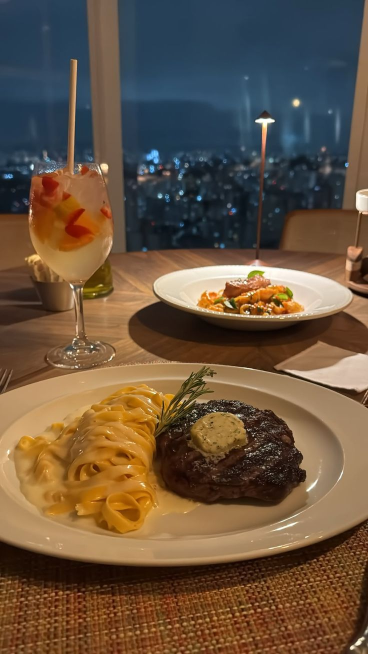
#> input picture aida_modelo/site_api/uploads/imagem-aida.jpg, 736 x 1308 px (shown at 1/2 size); its folder holds only this picture in this run
$ python -i gradientes_textura.py   (imports and definitions only)   (older library calls are emulated)
#> lines starting #> are read from the running program, lines starting #| are printed output that depends on the picture
### aida_modelo/utils_imagem.py
from pathlib import Path

import cv2
import numpy as np
import pillow_heif
from PIL import Image


pillow_heif.register_heif_opener()
#> (this line was passed over: pillow_heif is not available in this run)
from PIL import Image, ImageOps, UnidentifiedImageError

from config import EXTENSOES_ACEITAS, PARAMETROS_EXTRATORES, TAMANHO_MAX_BYTES, TAMANHO_MAX_MB

try:
    from pillow_heif import register_heif_opener, register_avif_opener

    register_heif_opener()
#> (this line was passed over: pillow_heif is not available in this run)
    register_avif_opener()
#> (this line was passed over: pillow_heif is not available in this run)
except Exception:
    pass


def validar_arquivo_imagem(caminho):
    caminho = Path(caminho)
    if not caminho.exists():
        raise FileNotFoundError(f"Imagem não encontrada: {caminho}")
    if caminho.suffix.lower() not in EXTENSOES_ACEITAS:
        raise ValueError(f"Formato inválido. Use: {', '.join(sorted(EXTENSOES_ACEITAS))}")
    if caminho.stat().st_size > TAMANHO_MAX_BYTES:
        raise ValueError(f"A imagem ultrapassa o limite de {TAMANHO_MAX_MB} MB.")
    return caminho


# [7 lines left out: function listar_imagens, not called in this run]


def carregar_imagem_rgb(caminho):
#> called with caminho = '../site_api/uploads/imagem-aida.jpg'
    caminho = validar_arquivo_imagem(caminho)
    try:
        with Image.open(caminho) as img:
#> img is the input picture: PIL image 736x1308 RGB; mean R, G, B 104.6, 83.9, 63.5
            img = ImageOps.exif_transpose(img).convert("RGB")
            limite = PARAMETROS_EXTRATORES["imagem_tamanho_max_processamento"]
            img.thumbnail((limite, limite), Image.Resampling.LANCZOS)
#> img: PIL image 576x1024 RGB
            return np.array(img)
    except UnidentifiedImageError as exc:
        raise ValueError(
            "Não foi possível ler a imagem. Verifique se o arquivo não está corrompido "
            "e se as bibliotecas para HEIC/AVIF foram instaladas."
        ) from exc
    except Exception as exc:
        raise ValueError(f"Erro ao carregar imagem: {exc}") from exc


def imagem_cinza_float(rgb):
    gray = cv2.cvtColor(rgb, cv2.COLOR_RGB2GRAY)
    return gray.astype(np.float64) / 255.0


# [12 lines left out: function estatisticas, not called in this run]


def limpar_metricas(metricas):
    limpas = {}
    for chave, valor in metricas.items():
        try:
            numero = float(valor)
            if not np.isfinite(numero):
                numero = 0.0
            limpas[chave] = numero
        except Exception:
            limpas[chave] = 0.0
    return limpas

### aida_modelo/extratores/gradientes_textura.py
import cv2
import numpy as np

from config import PARAMETROS_EXTRATORES
from utils_imagem import carregar_imagem_rgb, imagem_cinza_float, limpar_metricas


def extrair_gradientes_textura(caminho_imagem):
    rgb = carregar_imagem_rgb(caminho_imagem)
    gray = imagem_cinza_float(rgb)

    sobel_x = cv2.Sobel(gray, cv2.CV_64F, 1, 0, ksize=3)
    sobel_y = cv2.Sobel(gray, cv2.CV_64F, 0, 1, ksize=3)
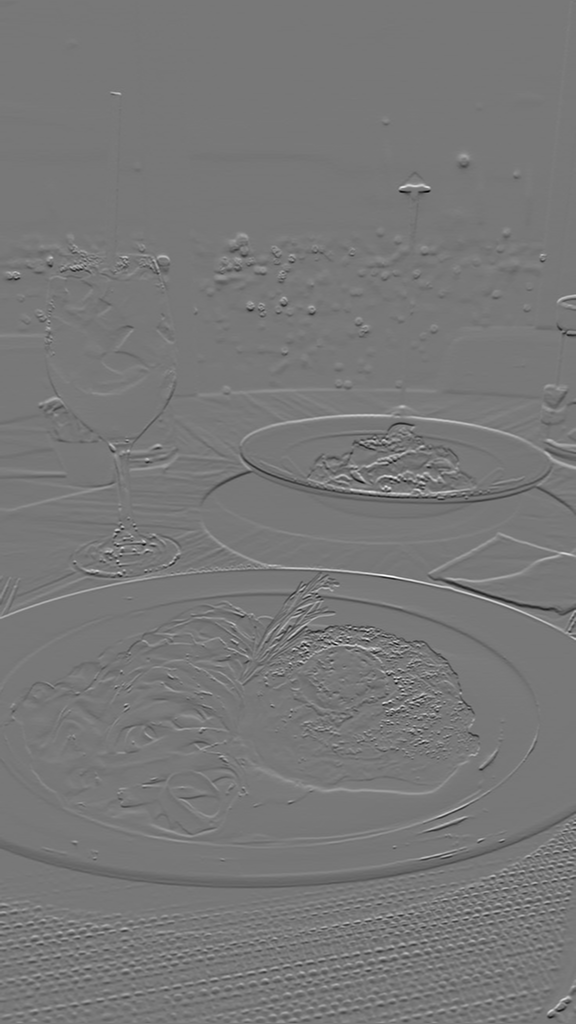
#> sobel_y: shape (1024, 576) float64; min -3.05, max 3.42, mean 0.000455; drawn with min black and max white
    grad = np.hypot(sobel_x, sobel_y)
    lap = cv2.Laplacian(gray, cv2.CV_64F)
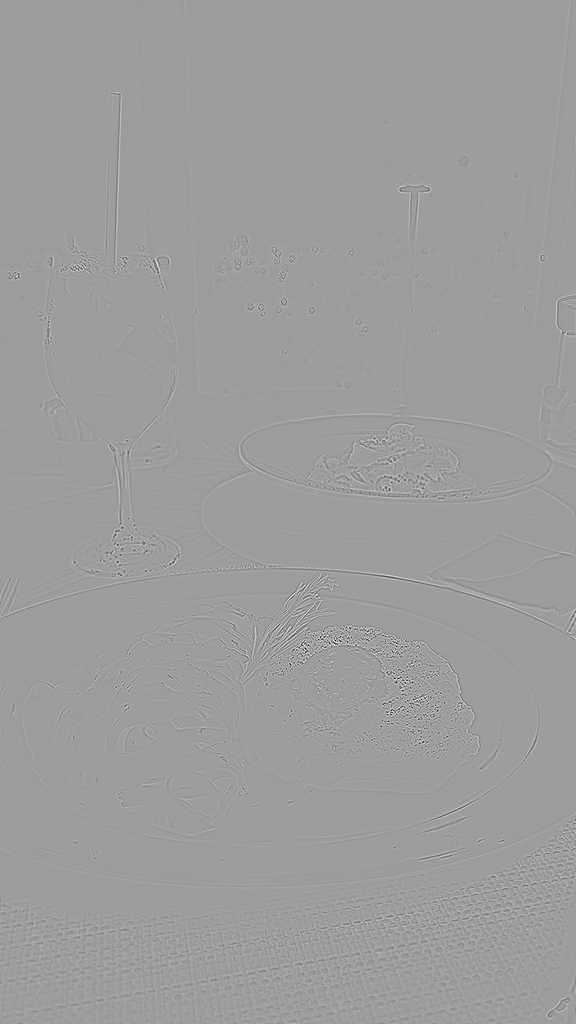
#> lap: shape (1024, 576) float64; min -1.83, max 1.14, mean 4.73e-06; drawn with min black and max white

    blur = cv2.GaussianBlur(gray, (0, 0), sigmaX=2.0)
    alta_freq = gray - blur
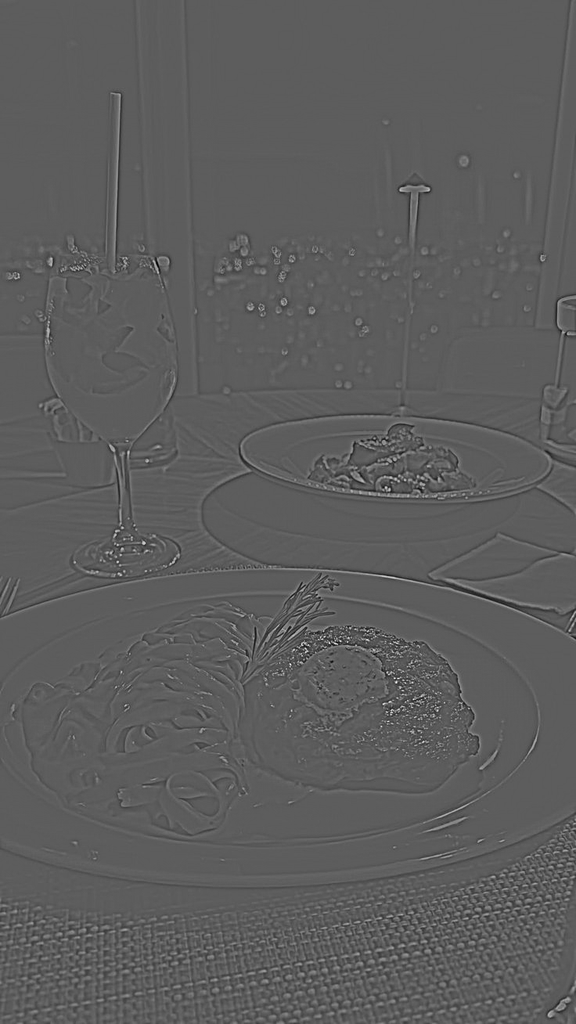
#> alta_freq: shape (1024, 576) float64; min -0.379, max 0.659, mean -4.84e-06; drawn with min black and max white
    janela = PARAMETROS_EXTRATORES["janela_desvio_local"]
    media = cv2.blur(gray, (janela, janela))
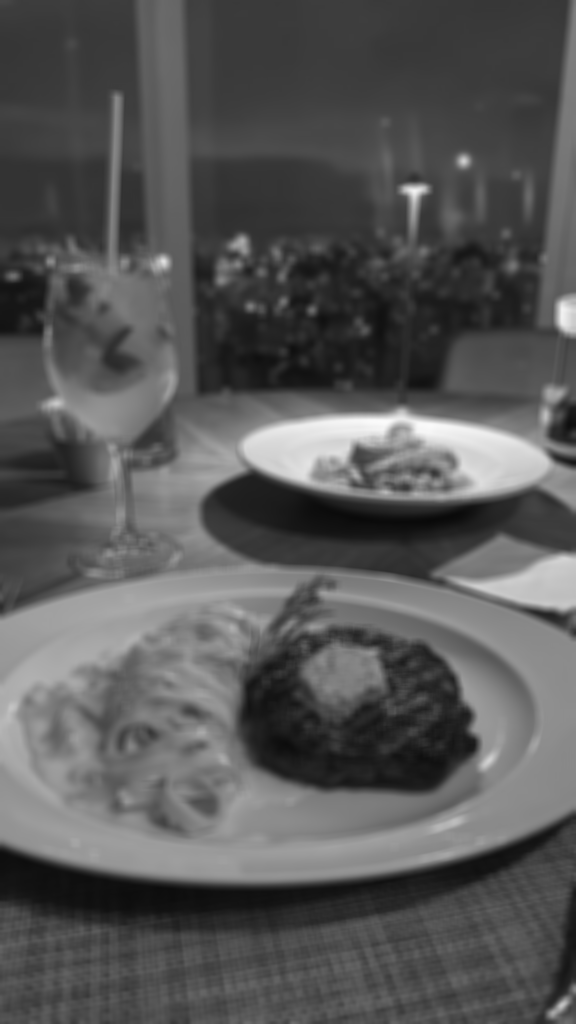
#> media: shape (1024, 576) float64; min 0.0374, max 0.986, mean 0.344
    media2 = cv2.blur(gray * gray, (janela, janela))
    desvio_local = np.sqrt(np.maximum(media2 - media * media, 0))
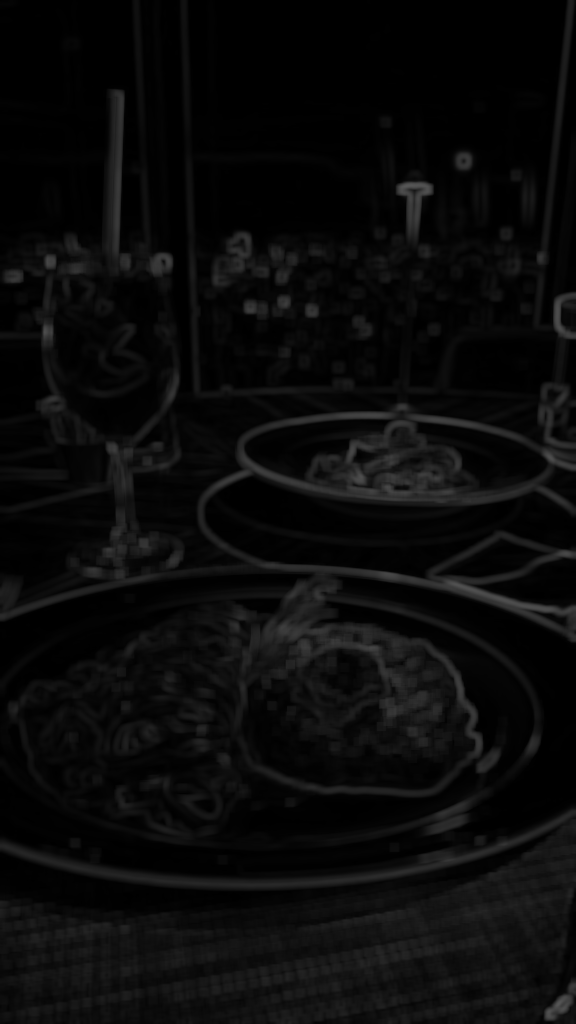
#> desvio_local: shape (1024, 576) float64; min 0, max 0.34, mean 0.0417

    limiar = np.percentile(grad, PARAMETROS_EXTRATORES["limiar_bordas_percentil"])
#> limiar = 0.471
    bordas = grad >= limiar
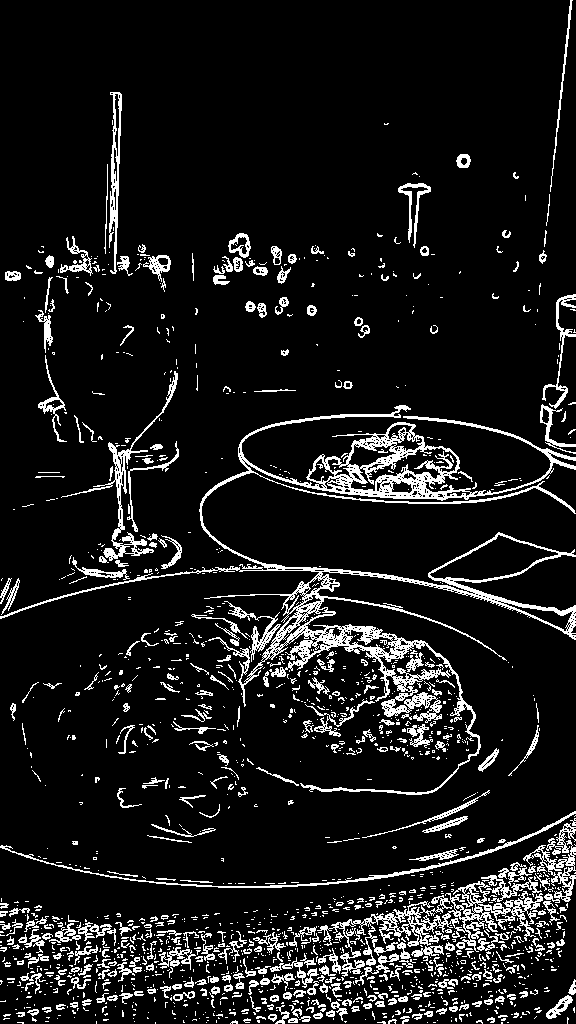
#> bordas: shape (1024, 576) bool; 10% white in thin lines or dots

    orientacao = np.arctan2(sobel_y, sobel_x)
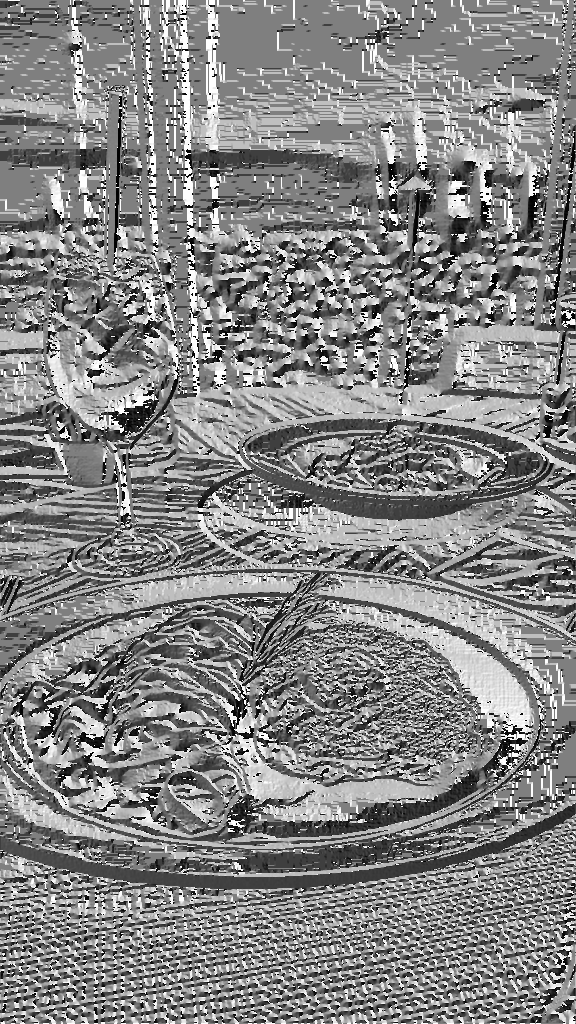
#> orientacao: shape (1024, 576) float64; min -3.14, max 3.14, mean 0.141; drawn with min black and max white
    coerencia = np.abs(np.mean(np.exp(1j * orientacao)))
#> coerencia = 0.131
    continuidade = 1.0 - (np.std(np.diff(grad, axis=1)) + np.std(np.diff(grad, axis=0))) / (
        np.mean(grad) + 1e-12
    )
#> continuidade = -0.96

    metricas = {
        "gradiente_medio": np.mean(grad),
        "gradiente_desvio": np.std(grad),
        "gradiente_p90": np.percentile(grad, 90),
        "gradiente_p95": np.percentile(grad, 95),
        "gradiente_p99": np.percentile(grad, 99),
        "laplaciano_medio": np.mean(np.abs(lap)),
        "laplaciano_desvio": np.std(lap),
        "laplaciano_variancia": np.var(lap),
        "rugosidade": np.mean(np.abs(gray - blur)),
        "alta_frequencia_media": np.mean(np.abs(alta_freq)),
        "alta_frequencia_desvio": np.std(alta_freq),
        "densidade_bordas": np.mean(bordas),
        "desvio_local_medio": np.mean(desvio_local),
        "desvio_local_desvio": np.std(desvio_local),
        "coerencia": coerencia,
        "continuidade": continuidade,
        "contraste_global": np.std(gray),
    }
    return limpar_metricas(metricas)
#> the loop in limpar_metricas, `for chave, valor in metricas.items():` made 17 passes
#> (chave, valor) on passes 1 to 12: ('gradiente_medio', 0.167), ('gradiente_desvio', 0.27), ('gradiente_p90', 0.471), ('gradiente_p95', 0.693), ('gradiente_p99', 1.33), ('laplaciano_medio', 0.0311), ('laplaciano_desvio', 0.0754), ('laplaciano_variancia', 0.00569), ('rugosidade', 0.019), ('alta_frequencia_media', 0.019), ('alta_frequencia_desvio', 0.0385), ('densidade_bordas', 0.1)
#> after the loop in limpar_metricas, `for chave, valor in metricas.items():`: limpas = 17 items

>>> result = extrair_gradientes_textura('../site_api/uploads/imagem-aida.jpg')
#> result = 17 items
